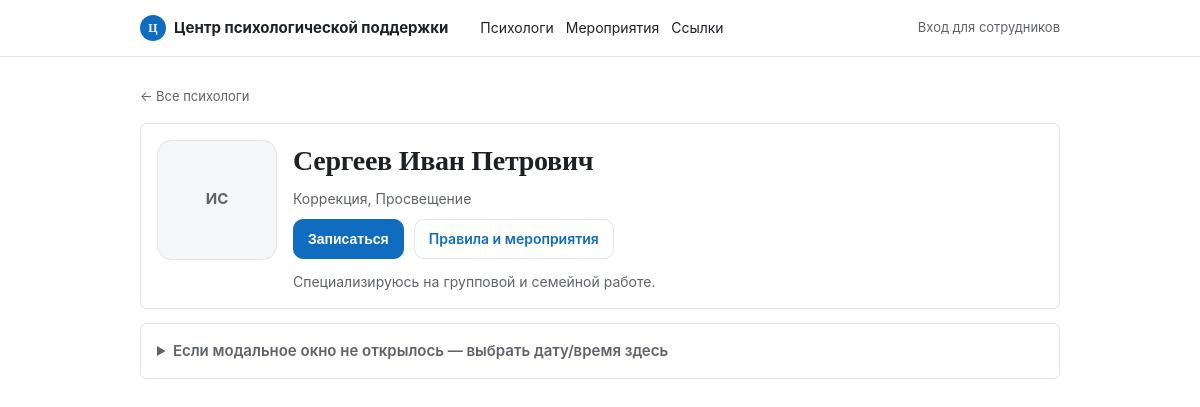
/psychologist?id=2, run on the app's committed database.
### tables this page shows
CREATE TABLE psychologist_profiles (
    id              INT UNSIGNED AUTO_INCREMENT PRIMARY KEY,
    user_id         INT UNSIGNED NOT NULL UNIQUE,
    photo_path      VARCHAR(255) NULL,
    bio             TEXT NULL,
    max_hours_per_week SMALLINT UNSIGNED NOT NULL DEFAULT 9,
    FOREIGN KEY (user_id) REFERENCES users(id) ON DELETE CASCADE
);

CREATE TABLE users (
    id              INT UNSIGNED AUTO_INCREMENT PRIMARY KEY,
    role            ENUM('client', 'psychologist', 'admin') NOT NULL DEFAULT 'client',
    last_name       VARCHAR(100) NOT NULL,
    first_name      VARCHAR(100) NOT NULL,
    patronymic      VARCHAR(100) NULL,
    group_or_dept   VARCHAR(100) NULL COMMENT 'группа студента / кафедра ППС / отдел сотрудника',
    phone           VARCHAR(20)  NULL,
    email           VARCHAR(150) NULL UNIQUE,
    password_hash   VARCHAR(255) NULL COMMENT 'NULL пока нет своей авторизации / если вход через SSO портала',
    telegram_chat_id VARCHAR(64) NULL COMMENT 'привязывается через бота (/link команда), NULL пока не привязан',
    created_at      DATETIME NOT NULL DEFAULT CURRENT_TIMESTAMP
);

### src/Controllers/BookingController.php (called while the page is built, shortened)
<?php
class BookingController
{
    public function show(): void
    {
        $db = Database::connection();
        $psychologistId = (int)($_GET['id'] ?? 0);
        $stmt = $db->prepare(
            "SELECT
                p.id,
                u.first_name, u.last_name, u.patronymic,
                p.photo_path, p.bio,
                GROUP_CONCAT(d.name SEPARATOR ', ') AS directions
             FROM psychologist_profiles p
             JOIN users u ON u.id = p.user_id
             LEFT JOIN psychologist_directions pd ON pd.psychologist_id = p.id
             LEFT JOIN directions d ON d.id = pd.direction_id
             WHERE p.id = ?
             GROUP BY p.id, u.first_name, u.last_name, u.patronymic, p.photo_path, p.bio"
        );
        $stmt->execute([$psychologistId]);
        $psychologist = $stmt->fetch();
        require __DIR__ . '/../../templates/psychologist.php';
    }
}

### src/Core/Router.php (called while the page is built, shortened)
<?php
class Router
{
    private array $routes = [];
    public function get(string $path, array $handler): void
    {
        $this->routes['GET'][$path] = $handler;
    }
    public function post(string $path, array $handler): void
    {
        $this->routes['POST'][$path] = $handler;
    }
    public function dispatch(string $method, string $uri): void
    {
        $path = parse_url($uri, PHP_URL_PATH);
        $path = rtrim($path, '/') ?: '/';
        $handler = $this->routes[$method][$path] ?? null;
        [$controllerClass, $action] = $handler;
        $controller = new $controllerClass();
        $controller->$action();
    }
}

### public/index.php (called while the page is built, shortened)
<?php
$router = new Router();
$router->get('/', [HomeController::class, 'index']);
$router->get('/psychologist', [BookingController::class, 'show']);
$router->get('/api/psychologist/slots', [BookingController::class, 'slotsApi']);
$router->get('/book', [BookingController::class, 'bookForm']);
$router->post('/book', [BookingController::class, 'store']);
$router->get('/login', [AuthController::class, 'loginForm']);
$router->post('/login', [AuthController::class, 'login']);
$router->get('/logout', [AuthController::class, 'logout']);
$router->get('/cabinet', [ClientController::class, 'cabinet']);
$router->post('/cabinet/cancel', [ClientController::class, 'cancel']);
$router->post('/cabinet/reschedule', [ClientController::class, 'reschedule']);
$router->get('/dashboard', [PsychologistController::class, 'dashboard']);
$router->get('/dashboard/profile', [PsychologistController::class, 'profile']);
$router->post('/dashboard/profile', [PsychologistController::class, 'updateProfile']);
$router->get('/dashboard/schedule', [PsychologistController::class, 'schedule']);
$router->post('/dashboard/schedule', [PsychologistController::class, 'addSlot']);
$router->post('/dashboard/schedule/block', [PsychologistController::class, 'blockSlot']);
$router->get('/dashboard/clients', [PsychologistController::class, 'clients']);
$router->get('/dashboard/clients/show', [PsychologistController::class, 'clientDetail']);
$router->post('/dashboard/notes', [PsychologistController::class, 'addNote']);
$router->post('/dashboard/appointments/cancel', [PsychologistController::class, 'cancelAppointment']);
$router->post('/dashboard/message', [PsychologistController::class, 'messageClient']);
$router->get('/announcements', [AnnouncementController::class, 'index']);
$router->get('/dashboard/announcements', [AnnouncementController::class, 'manage']);
$router->post('/dashboard/announcements', [AnnouncementController::class, 'create']);
$router->post('/dashboard/announcements/delete', [AnnouncementController::class, 'delete']);
$router->get('/contacts', [ContactController::class, 'index']);
$router->get('/admin/contacts', [ContactController::class, 'manage']);
$router->post('/admin/contacts', [ContactController::class, 'create']);
$router->post('/admin/contacts/delete', [ContactController::class, 'delete']);
$router->get('/admin', [AdminController::class, 'index']);
$router->get('/admin/psychologists/new', [AdminController::class, 'newPsychologistForm']);
$router->post('/admin/psychologists', [AdminController::class, 'createPsychologist']);
$router->post('/admin/psychologists/delete', [AdminController::class, 'deletePsychologist']);
$router->get('/admin/schedule', [AdminController::class, 'schedule']);
$router->post('/admin/schedule', [AdminController::class, 'addSlot']);
$router->post('/admin/schedule/block', [AdminController::class, 'blockSlot']);
$router->get('/admin/appointments', [AdminController::class, 'appointments']);
$router->post('/admin/appointments/cancel', [AdminController::class, 'cancelAppointment']);
$router->get('/admin/appointments/move', [AdminController::class, 'moveAppointmentForm']);
$router->post('/admin/appointments/move', [AdminController::class, 'moveAppointment']);
$router->get('/admin/notifications', [AdminController::class, 'notifications']);
$router->dispatch($_SERVER['REQUEST_METHOD'], $_SERVER['REQUEST_URI']);

### templates/psychologist.php (the view, shortened to what this page needs)
<?php
require __DIR__ . '/partials/header.php';
?>
<div data-psychologist-page data-psychologist-id="<?= (int)$psychologist['id'] ?>">
    <a href="/" class="back-link">← Все психологи</a>
    <div class="card">
        <div class="tw-profile">
            <div class="tw-profile__photo">
                <?php if (!empty($psychologist['photo_path'])): ?>
                    <img src="<?= htmlspecialchars($psychologist['photo_path']) ?>" alt="">
                <?php else: ?>
                    <?php
                        $fn = (string)($psychologist['first_name'] ?? '');
                        $ln = (string)($psychologist['last_name'] ?? '');
                        if (function_exists('mb_substr')) {
                            $initials = mb_substr($fn, 0, 1) . mb_substr($ln, 0, 1);
                        } else {
                            $initials = substr($fn, 0, 1) . substr($ln, 0, 1);
                        }
                    ?>
                    <?= htmlspecialchars($initials) ?>
                <?php endif; ?>
            </div>
            <div>
                <h1 style="margin-bottom:6px;">
                    <?= htmlspecialchars($psychologist['last_name'] . ' ' . $psychologist['first_name'] . ' ' . ($psychologist['patronymic'] ?? '')) ?>
                </h1>
                <?php if (!empty($psychologist['directions'])): ?>
                    <p class="subtitle" style="margin-bottom:10px;"><?= htmlspecialchars($psychologist['directions']) ?></p>
                <?php else: ?>
                    <p class="subtitle" style="margin-bottom:10px;">Психологическая консультация</p>
                <?php endif; ?>
                <div class="tw-actions-row">
                    <button type="button" class="tw-btn" data-open-slots>Записаться</button>
                    <a class="tw-btn tw-btn--ghost" href="/announcements">Правила и мероприятия</a>
                </div>
                <?php if (!empty($psychologist['bio'])): ?>
                    <div style="margin-top:12px;color:var(--text-secondary);font-size:14px;">
                        <?= nl2br(htmlspecialchars(trim(strip_tags($psychologist['bio'])))) ?>
                    </div>
                <?php endif; ?>
            </div>
        </div>
    </div>
    <details class="card" style="margin-top:14px;">
        <summary style="cursor:pointer;font-weight:600;color:var(--muted);">Если модальное окно не открылось — выбрать дату/время здесь</summary>
    </details>
</div>
<?php require __DIR__ . '/partials/footer.php'; ?>

### public/assets/css/style.css (style rules this page uses)
:root { --blue: #0F6CBF; --blue-dark: #0B4F8F; --blue-light: #E8F1FA; --ink: #1D2125; --muted: #5F6368; --border: #E3E5E8; --bg: #FFFFFF; --panel: #F5F6F8; --white: #FFFFFF; --radius: 6px; --font-display: Georgia, "Times New Roman", serif; --font-sans: -apple-system, "Segoe UI", Roboto, Arial, sans-serif; --text: var(--ink); --text-secondary: var(--muted); }
* { box-sizing: border-box; }
body { margin: 0; font-family: var(--font-sans); background: var(--bg); color: var(--ink); font-size: 15px; line-height: 1.5; }
a { color: var(--blue); }
h1 { font-family: var(--font-display); font-size: 28px; font-weight: 700; margin: 0 0 6px; letter-spacing: -0.01em; }
.subtitle { color: var(--muted); font-size: 14px; margin: 0 0 24px; }
.card { background: var(--white); border: 1px solid var(--border); border-radius: var(--radius); padding: 16px; margin-bottom: 12px; }
.back-link { display: inline-block; margin-bottom: 16px; color: var(--muted); text-decoration: none; font-size: 13px; }

### public/assets/css/app.css (style rules this page uses)
.tw-profile { display: grid; grid-template-columns: 120px 1fr; gap: 16px; align-items: start; }
.tw-profile__photo { width: 120px; height: 120px; border-radius: 14px; border: 1px solid var(--border); overflow: hidden; background: var(--panel); display: flex; align-items: center; justify-content: center; color: var(--muted); font-weight: 700; }
.tw-actions-row { display: flex; flex-wrap: wrap; gap: 10px; margin-top: 10px; }
.tw-btn { display: inline-flex; align-items: center; justify-content: center; height: 40px; padding: 0 14px; border-radius: 10px; border: 1px solid var(--blue); background: var(--blue); color: #fff; text-decoration: none; font-size: 14px; font-weight: 600; cursor: pointer; }
.tw-btn--ghost { background: var(--white); color: var(--blue); border-color: var(--border); }

### data on the page
psychologist_profiles: user.last_name "ИС", user.patronymic "Сергеев Иван Петрович", bio "Специализируюсь на групповой и семейной работе."

### other printed values
$psychologist['directions'] "Коррекция, Просвещение"
